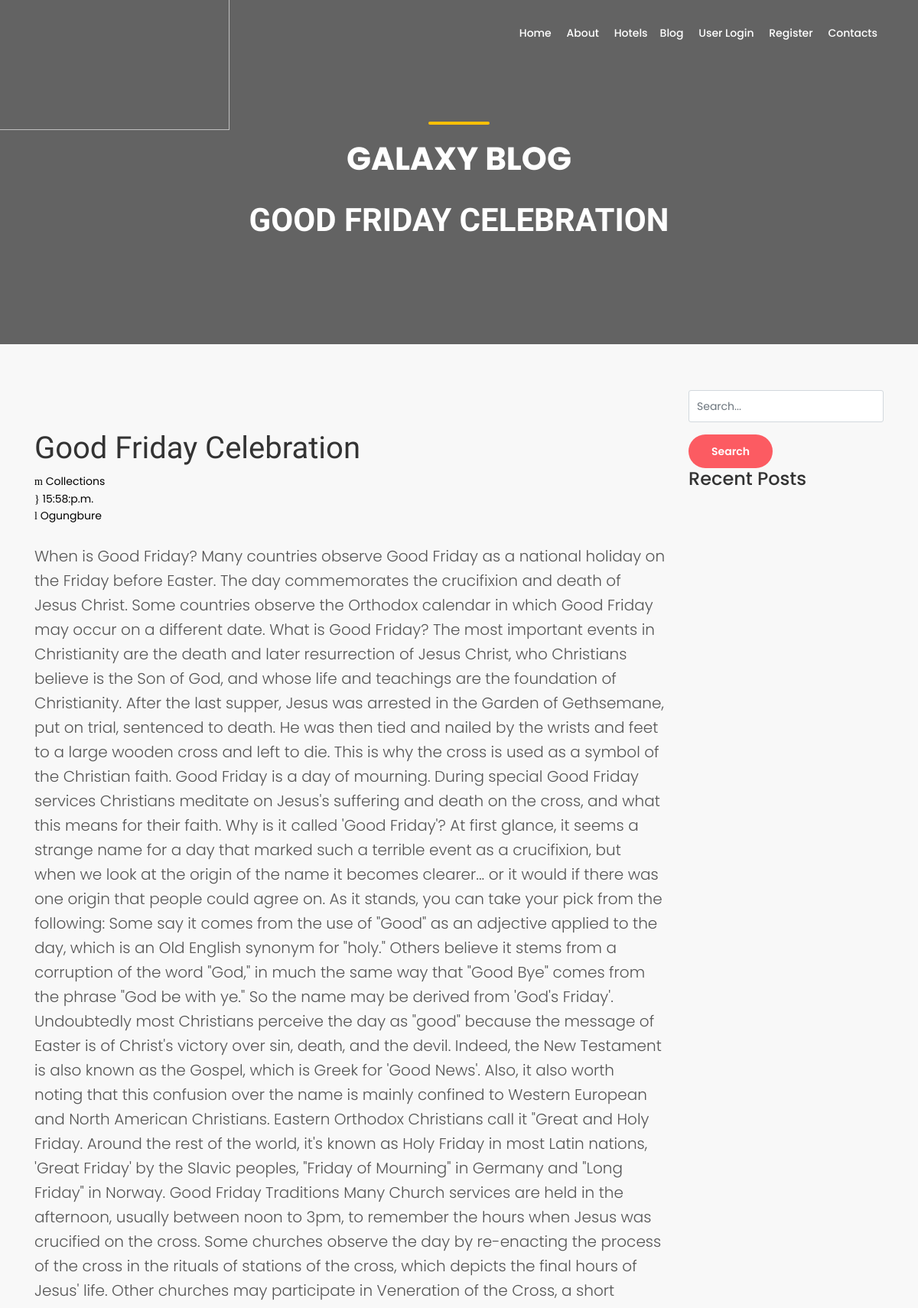
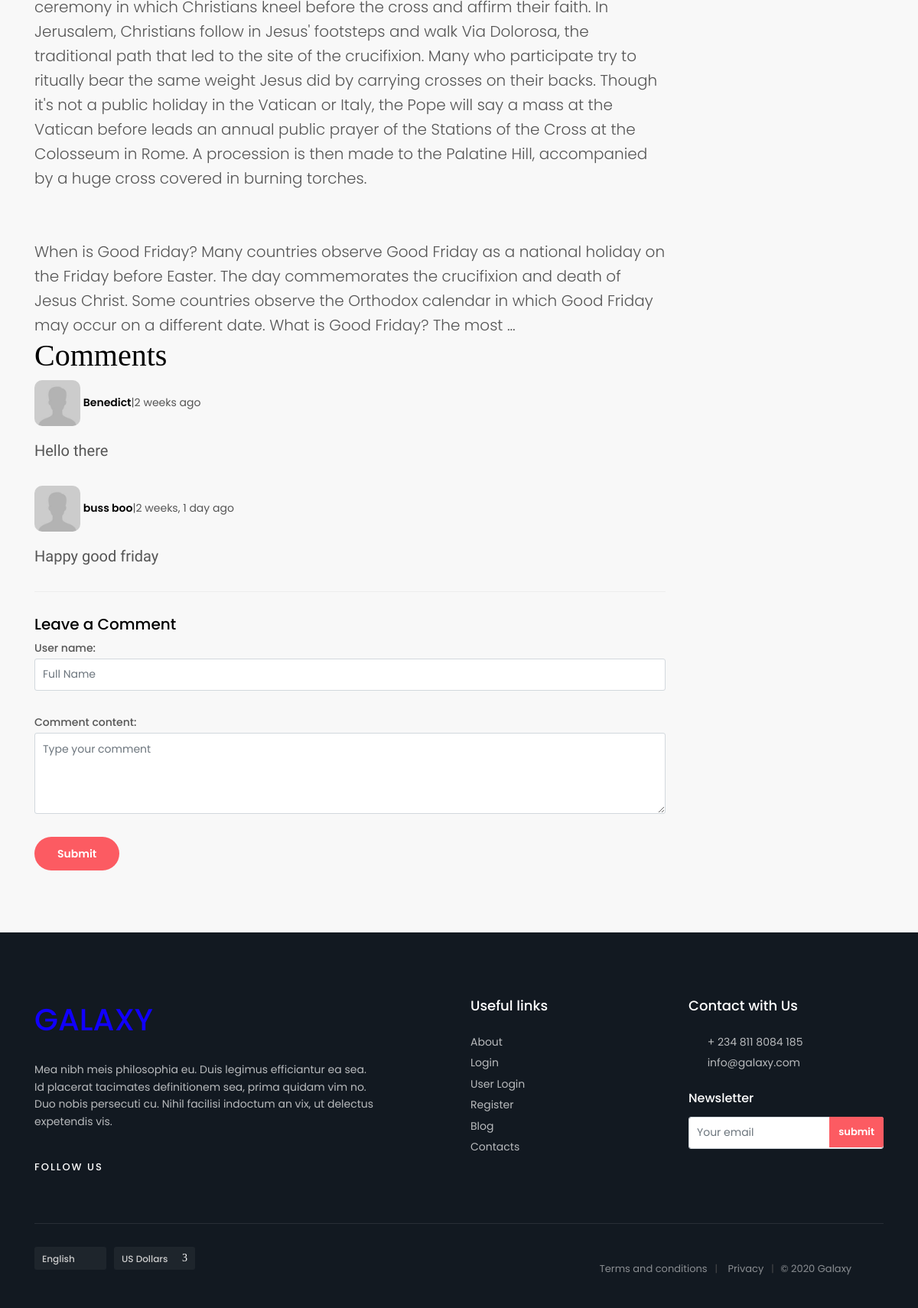
The page /pages/blog-post-page/49 on the database its author committed (2 pictures, top to bottom).
### frontend/models.py (models this page shows, shortened)
class Blog(models.Model):
    FEATURE = 'Feature'
    NO_FEATURE = 'No Feature'
    CHOOSE = ''
    APPEAR_HOME_FIELD=[
        (FEATURE, 'Appear on home'),
        (NO_FEATURE, "Don't show on home"),
        (CHOOSE, 'Please Choose')
    ]
    blg_title = models.CharField(max_length=150, verbose_name= 'Blog Title')
    blg_image = models.FileField(null=True, verbose_name='Blog Image', blank=True, upload_to='uploads/')
    appear_home = models.CharField(max_length=50, choices=APPEAR_HOME_FIELD, default=CHOOSE)
    blg_content = models.TextField()
    user = models.ForeignKey(User, on_delete=models.CASCADE)
    cat_id = models.ManyToManyField(BlogCategory, verbose_name='Category')
    date = models.DateTimeField(auto_now_add=True)
    class Meta():
        verbose_name_plural = 'Blog'
    def blog_img(self):
        if self.blg_image:
          return self.blg_image.url

class Comment(models.Model):
    user_name = models.CharField(max_length=150, verbose_name= 'User Name')
    timestamp = models.DateTimeField(auto_now_add=True)
    comment_content = models.TextField(verbose_name= 'Content')
    post = models.ForeignKey(Blog, related_name='comments', on_delete=models.CASCADE)

### frontend/views.py (the view)
# urls.py: path('blog-post-page/<int:pk>', views.blog_post, name='blog_post'),
def blog_post(request, pk):
    most_recent = Blog.objects.order_by('date')[:6]
    single_post = get_object_or_404(Blog, pk=pk)
    comments = Comment.objects.filter(post=pk).order_by('-timestamp')
    if request.method == "POST":
        form = CommentForm(request.POST)
        if form.is_valid():
            comment = form.save(commit=False)
            comment.post = single_post
            comment.save()
            return redirect('frontend:blog_post', pk=single_post.pk)
            single_post = {'form': form, 'most_recent': most_recent,}
    else:
        form = CommentForm()
    return render(request, 'frontend/blog-post.html', {'comm':comments, 'form':form, 'sipst':single_post})

### backend/forms.py
class CommentForm(forms.ModelForm):
    user_name = forms.CharField( widget=forms.TextInput(attrs={'class': 'form-control', 'placeholder': 'Full Name'}))
    comment_content = forms.CharField(widget=forms.Textarea(attrs={
        'class': 'form-control',
        'placeholder': 'Type your comment',
        'id': 'usercomment',
        'rows': '4'
    }))
    class Meta:
        model = Comment
        exclude = ['user', 'post']

### templates/frontend/blog-post.html (shortened to what this page needs)
{% extends 'frontend/newbase.html' %}
{% load static %}
{% block content %}
	<main>
		<section class="hero_in general">
			<div class="wrapper">
				<div class="container">
					<h1 class="fadeInUp"><span></span>Galaxy blog</h1>
					<h1 class="fadeInDown" style="font-family: 'Charm', cursive;">{{ sipst.blg_title }}</h1>
				</div>
			</div>
		</section>
		<div class="container margin_60_35">
			<div class="row">
				{% if sipst %}
					<div class="col-lg-9">
						<div class="bloglist singlepost">
							<p><img alt="" class="img-fluid col-lg-8" src="{{ sipst.blog_img }}" style="border-radius: 20px;"></p>
							<h1  style="font-family: 'Charm', cursive;">{{ sipst.blg_title }}</h1>
							<div class="postmeta">
								<ul>
									<li><a href="#" style="color: black;" ><i class="icon_folder-alt" style="color: black;"></i> Collections</a></li>
									<li><a href="#" style="color: black;"><i class="icon_clock_alt"  style="color: black;"></i> {{sipst.date|date:'H:i:a' }}</a></li>
									<li><a href="#" style="color: black;"><i class="icon_pencil-edit"  style="color: black;"></i> {{ sipst.user.first_name }}</a></li>
								</ul>
							</div>
							<div class="post-content lead">
								{{ sipst.blg_content }}
								<br><br><br>
								{{ sipst.blg_content|truncatewords:50  }}
							</div>
						</div>
				{% endif %}
					<div id="comments">
						<h5 style="color: black; font-size: 40px; font-family: serif;">Comments</h5>
							{% for comment in comm %}
								<ul>
									<li>
										<div class="comment_right clearfix">
											<div class="comment_info">
												<figure class="rev-thumb"><img src="../../static/frontend/img/avatar.jpg" height="60px"
													style="border-radius: 10px;" alt="">
													<strong style="color: black;">{{ comment.user_name}}</strong><span>|</span>{{ comment.timestamp|timesince}} ago
												</figure>
											</div>
											<p style="font-family: 'Charm', cursive; font-size: 20px;">
											{{ comment.comment_content}}
											</p>
										</div>
									</li>
								</ul>
							{% endfor %}
					</div>
					<hr>
					{% if sipst %}
						<h5 style="color: black;">Leave a Comment</h5>
						<form method="POST" action="" class="commenting-form">
							<div class="form-group">
								{{ form.as_p }}
							</div>
							<div class="form-group">
								<button type="submit" class="btn_1 rounded add_bottom_30"> Submit</button>
							</div>
						</form>
					{% endif %}
				</div>
				{% include 'frontend/blog_search.html' %}
			</div>
		</div>
	</main>
{% endblock %}

### rows shown on the page
Blog: blg_title "GOOD FRIDAY CELEBRATION", blg_title "Good Friday Celebration", date "15:58:p.m.", user.first_name "Ogungbure", blg_content "When is Good Friday? Many countries observe Good Friday as a national holiday on the Friday before Easter. The day commemorates the crucifixion and death of Jesus Christ. Some countries observe the Orthodox calendar in which Good Friday may occur on a different date. What is Good Friday? The most important events in Christianity are the death and later resurrection of Jesus Christ, who Christians believe is the Son of God, and whose life and teachings are the foundation of Christianity. After the last supper, Jesus was arrested in the Garden of Gethsemane, put on trial, sentenced to death. He was then tied and nailed by the wrists and feet to a large wooden cross and left to die. This is…", blg_content "When is Good Friday? Many countries observe Good Friday as a national holiday on the Friday before Easter. The day commemorates the crucifixion and death of Jesus Christ. Some countries observe the Orthodox calendar in which Good Friday may occur on a different date. What is Good Friday? The most …"
Comment: user_name "Benedict", timestamp "2 weeks", comment_content "Hello there"
Comment: user_name "buss boo", timestamp "2 weeks, 1 day", comment_content "Happy good friday"
